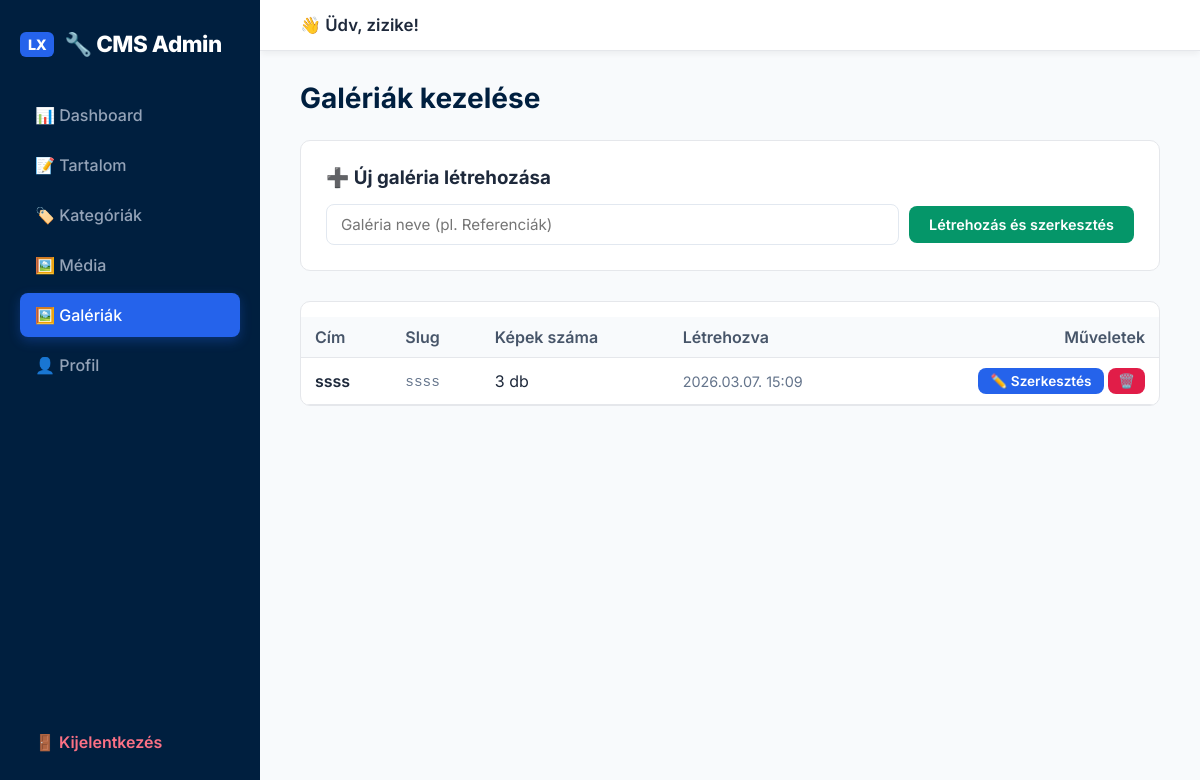
Page /admin/galleries.php (signed in) on the committed database.
### tables this page shows
CREATE TABLE `galleries` (
  `id` int(11) NOT NULL AUTO_INCREMENT,
  `title` varchar(255) NOT NULL,
  `slug` varchar(255) NOT NULL,
  `description` text DEFAULT NULL,
  `created_at` timestamp NOT NULL DEFAULT current_timestamp(),
  PRIMARY KEY (`id`)
);

### admin/galleries.php (the view, shortened to what this page needs)
<?php
require_once '../config.php';
require_once 'layout.php';
$galleries = $db->query("
    SELECT g.*, COUNT(gi.id) as item_count
    FROM galleries g
    LEFT JOIN gallery_items gi ON g.id = gi.gallery_id
    GROUP BY g.id
    ORDER BY g.created_at DESC
")->fetchAll();
?>
<div style="background: #fff; padding: 25px; border-radius: 10px; border: 1px solid #e5e7eb; margin-bottom: 30px;">
    <h3 style="margin-bottom: 15px;">➕ Új galéria létrehozása</h3>
    <form method="post" class="form-inline">
        <input type="text" name="title" placeholder="Galéria neve (pl. Referenciák)" required
            style="flex: 1; min-width: 300px;">
        <button type="submit" name="create_gallery" class="btn btn-success">Létrehozás és szerkesztés</button>
    </form>
</div>
<?php if (empty($galleries)): ?>
    <p
        style="color: #64748b; text-align: center; padding: 40px; background: #fff; border-radius: 10px; border: 1px solid #e5e7eb;">
        Nincs még létrehozott galéria.</p>
<?php else: ?>
    <div style="background: #fff; border-radius: 10px; border: 1px solid #e5e7eb; overflow: hidden;">
        <table>
            <thead>
                <tr>
                    <th>Cím</th>
                    <th>Slug</th>
                    <th>Képek száma</th>
                    <th>Létrehozva</th>
                    <th style="text-align: right;">Műveletek</th>
                </tr>
            </thead>
            <tbody>
                <?php foreach ($galleries as $g): ?>
                    <tr>
                        <td style="font-weight: 600;">
                            <?php echo htmlspecialchars($g['title']); ?>
                        </td>
                        <td style="color: #64748b; font-size: 0.9rem;"><code><?php echo htmlspecialchars($g['slug']); ?></code>
                        </td>
                        <td>
                            <?php echo $g['item_count']; ?> db
                        </td>
                        <td style="color: #64748b; font-size: 0.9rem;">
                            <?php echo date('Y.m.d. H:i', strtotime($g['created_at'])); ?>
                        </td>
                        <td style="text-align: right;">
                            <a href="gallery_edit.php?id=<?php echo $g['id']; ?>" class="btn"
                                style="padding: 5px 12px; font-size: 0.85rem;">✏️ Szerkesztés</a>
                            <form method="post" style="display: inline;"
                                onsubmit="return confirm('Biztosan törlöd ezt a galériát? Maguk a képek megmaradnak a médiatárban.');">
                                <button type="submit" class="btn btn-danger"
                                    style="padding: 5px 10px; font-size: 0.85rem;">🗑️</button>
                            </form>
                        </td>
                    </tr>
                <?php endforeach; ?>
            </tbody>
        </table>
    </div>
<?php endif; ?>

### admin/layout.php (style rules this page uses)
* { box-sizing: border-box; margin: 0; padding: 0; }
body { display: flex; font-family: 'Inter', system-ui, -apple-system, sans-serif; background: #f1f5f9; height: 100vh; overflow: hidden; color: #1e293b; }
input[type="text"], input[type="password"], input[type="url"], input[type="email"], input[type="number"], textarea, select { width: 100%; padding: 10px 14px; border: 1px solid #e2e8f0; border-radius: 8px; font-size: 0.95rem; font-family: inherit; background: #fff; transition: border-color 0.2s, box-shadow 0.2s; }
.btn { display: inline-flex; align-items: center; justify-content: center; gap: 8px; padding: 10px 20px; background: #2563eb; color: #fff; border: none; border-radius: 8px; cursor: pointer; font-size: 0.9rem; font-weight: 600; font-family: inherit; transition: all 0.2s; text-decoration: none; }
.btn-danger { background: #e11d48; }
.btn-success { background: #059669; }
table { width: 100%; border-collapse: collapse; margin-top: 15px; }
th, td { padding: 10px 14px; text-align: left; border-bottom: 1px solid #e5e7eb; }
th { background: #f8fafc; font-weight: 600; color: #475569; }
.form-inline { display: flex; gap: 10px; align-items: center; flex-wrap: wrap; }

### rows in the picture
galleries: title "ssss", slug "ssss", item_count "3", created_at "2026.03.07. 15:09"

### other values in the picture
$_SESSION['admin_user'] "zizike"
$pageTitle "Galériák kezelése"
